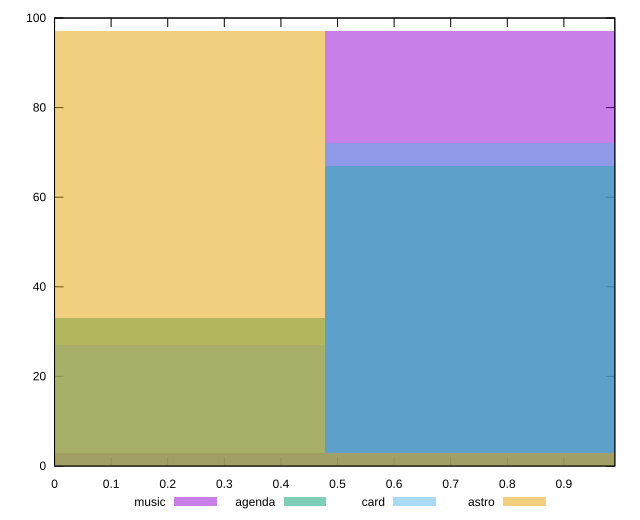

Recreate this plot in gnuplot.
reset

$music <<EOF
0.9569071953530307 97
0 3
EOF

$agenda <<EOF
0 33
0.9569071953530307 67
EOF

$card <<EOF
0.9569071953530307 72
0 27
EOF

$astro <<EOF
0.9569071953530307 3
0 97
EOF

set key outside below
set boxwidth 0.9569071953530307
set xrange [0:0.99]
set yrange [0:100]
set trange [0:100]
set style fill transparent solid 0.5 noborder
set terminal svg size 640, 520 enhanced background rgb 'white'
set output "reports/report_00027_2021-02-24T12-40-31.850Z/largest-contentful-paint/comparison/histogram/all_score.svg"

plot $music title "music" with boxes, \
     $agenda title "agenda" with boxes, \
     $card title "card" with boxes, \
     $astro title "astro" with boxes

reset
